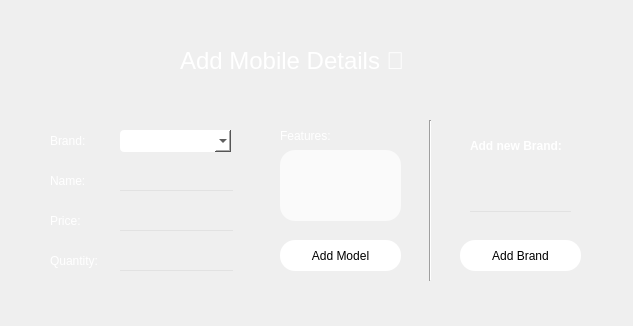
<?xml version="1.0" encoding="UTF-8"?>
<ui version="4.0">
 <class>Frame</class>
 <widget class="QFrame" name="Frame">
  <property name="geometry">
   <rect>
    <x>0</x>
    <y>0</y>
    <width>633</width>
    <height>326</height>
   </rect>
  </property>
  <property name="windowTitle">
   <string>Add Details</string>
  </property>
  <property name="windowIcon">
   <iconset resource="project51.qrc">
    <normaloff>:/images/circle.png</normaloff>:/images/circle.png</iconset>
  </property>
  <property name="styleSheet">
   <string notr="true">QComboBox{
background-color:white;
border: none;
border-radius: 4px;
}
QRadioButton
{color:white;
}
QLabel
{color:white;
}
#Frame
{background:url(:/images/simple-background-blue-simple-minimalism-wallpaper-preview.jpg);
}
QPushButton
{background:white;
color:black;
border-radius:15px;
}
QPushButton:hover
{color:#333;
border-radius:15px;
background:#49ebff;
}
QTextEdit
{background-color: rgba(255, 255, 255, 175);
border-radius:15px;
color:rgb(66, 66, 66);
}
QLineEdit
{background:transparent;
border:none;
color: white;
border-bottom:1px solid #e2e2e2;
}</string>
  </property>
  <widget class="QLabel" name="label_2">
   <property name="geometry">
    <rect>
     <x>50</x>
     <y>130</y>
     <width>41</width>
     <height>21</height>
    </rect>
   </property>
   <property name="text">
    <string>Brand:</string>
   </property>
  </widget>
  <widget class="QLabel" name="label_3">
   <property name="geometry">
    <rect>
     <x>50</x>
     <y>170</y>
     <width>41</width>
     <height>21</height>
    </rect>
   </property>
   <property name="text">
    <string>Name:</string>
   </property>
  </widget>
  <widget class="QLabel" name="label_4">
   <property name="geometry">
    <rect>
     <x>50</x>
     <y>210</y>
     <width>31</width>
     <height>21</height>
    </rect>
   </property>
   <property name="text">
    <string>Price:</string>
   </property>
  </widget>
  <widget class="QLabel" name="label_5">
   <property name="geometry">
    <rect>
     <x>50</x>
     <y>250</y>
     <width>61</width>
     <height>21</height>
    </rect>
   </property>
   <property name="text">
    <string>Quantity:</string>
   </property>
  </widget>
  <widget class="QLabel" name="label_6">
   <property name="geometry">
    <rect>
     <x>280</x>
     <y>120</y>
     <width>55</width>
     <height>31</height>
    </rect>
   </property>
   <property name="text">
    <string>Features:</string>
   </property>
  </widget>
  <widget class="QLineEdit" name="txtmodel">
   <property name="geometry">
    <rect>
     <x>120</x>
     <y>170</y>
     <width>113</width>
     <height>21</height>
    </rect>
   </property>
  </widget>
  <widget class="QLineEdit" name="txtprice">
   <property name="geometry">
    <rect>
     <x>120</x>
     <y>210</y>
     <width>113</width>
     <height>21</height>
    </rect>
   </property>
  </widget>
  <widget class="QLineEdit" name="txtquantity">
   <property name="geometry">
    <rect>
     <x>120</x>
     <y>250</y>
     <width>113</width>
     <height>21</height>
    </rect>
   </property>
  </widget>
  <widget class="QPushButton" name="btnadd">
   <property name="geometry">
    <rect>
     <x>280</x>
     <y>240</y>
     <width>121</width>
     <height>31</height>
    </rect>
   </property>
   <property name="text">
    <string>Add Model</string>
   </property>
  </widget>
  <widget class="QLabel" name="label_7">
   <property name="geometry">
    <rect>
     <x>180</x>
     <y>40</y>
     <width>311</width>
     <height>41</height>
    </rect>
   </property>
   <property name="font">
    <font>
     <pointsize>18</pointsize>
    </font>
   </property>
   <property name="text">
    <string>Add Mobile Details 📱</string>
   </property>
  </widget>
  <widget class="QTextEdit" name="txtfeatures">
   <property name="geometry">
    <rect>
     <x>280</x>
     <y>150</y>
     <width>121</width>
     <height>71</height>
    </rect>
   </property>
  </widget>
  <widget class="QComboBox" name="cmbBrand">
   <property name="geometry">
    <rect>
     <x>120</x>
     <y>130</y>
     <width>111</width>
     <height>22</height>
    </rect>
   </property>
  </widget>
  <widget class="QPushButton" name="btnaddBrand">
   <property name="geometry">
    <rect>
     <x>460</x>
     <y>240</y>
     <width>121</width>
     <height>31</height>
    </rect>
   </property>
   <property name="text">
    <string>Add Brand</string>
   </property>
  </widget>
  <widget class="QLineEdit" name="txtname">
   <property name="geometry">
    <rect>
     <x>470</x>
     <y>181</y>
     <width>101</width>
     <height>31</height>
    </rect>
   </property>
   <property name="text">
    <string/>
   </property>
  </widget>
  <widget class="Line" name="line_3">
   <property name="geometry">
    <rect>
     <x>420</x>
     <y>120</y>
     <width>21</width>
     <height>161</height>
    </rect>
   </property>
   <property name="orientation">
    <enum>Qt::Vertical</enum>
   </property>
  </widget>
  <widget class="QLabel" name="label">
   <property name="geometry">
    <rect>
     <x>470</x>
     <y>130</y>
     <width>111</width>
     <height>31</height>
    </rect>
   </property>
   <property name="font">
    <font>
     <weight>75</weight>
     <bold>true</bold>
    </font>
   </property>
   <property name="text">
    <string>Add new Brand:</string>
   </property>
  </widget>
 </widget>
 <resources>
  <include location="project51.qrc"/>
 </resources>
 <connections/>
</ui>
